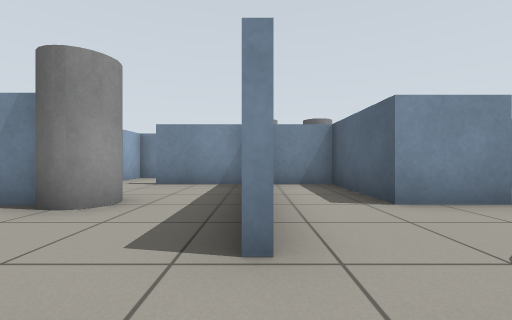
View 1 (above)

20 first-person views from a walk through a robot-simulator world made for Gazebo. The camera is 0.61 m above the floor, looks level and sees 90° across. The floor is counted in squares, 1 m on a side. Each view is taken from the middle of a square. On the plan, view 1 faces up. The plan holds only what a view shows up to about 9 squares ahead; the rest is blank.

View 2
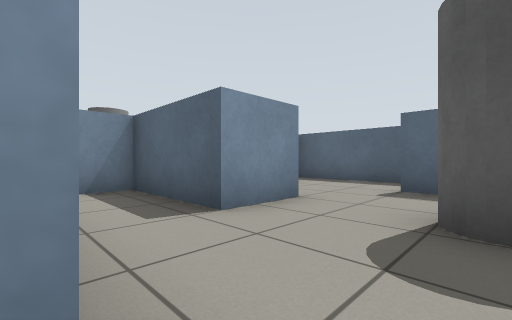

View 3
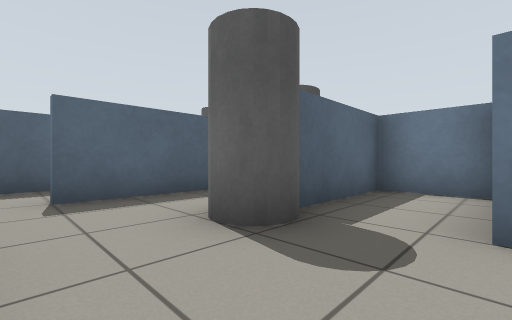

View 4
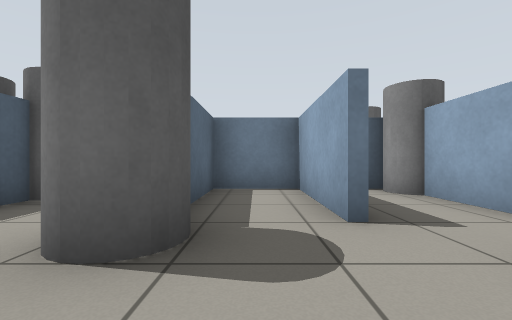

View 5
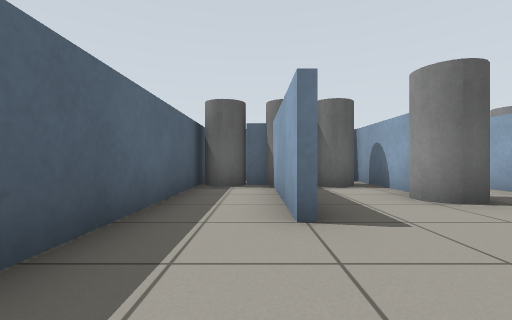

View 6
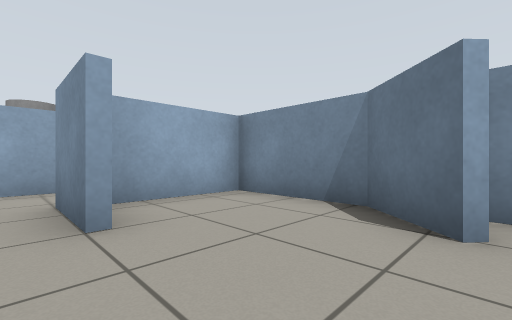

View 7
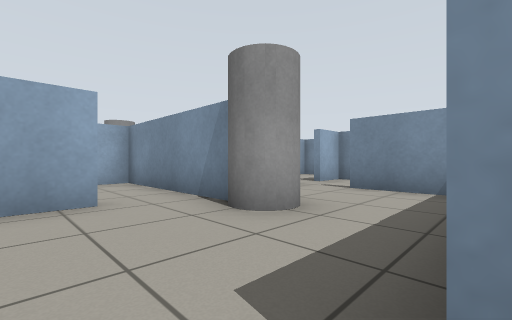

View 8
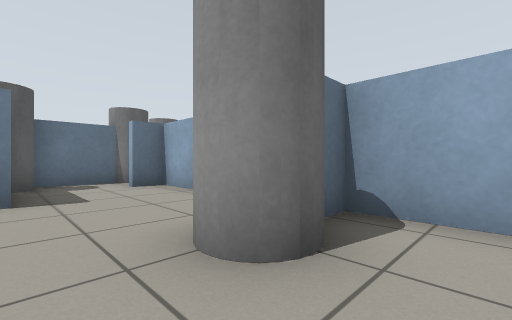

View 9
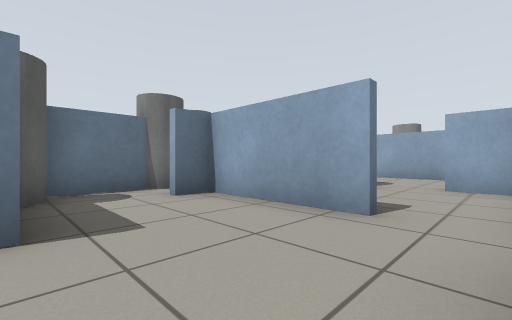

View 10
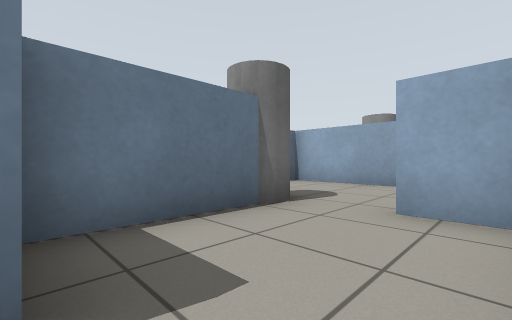

View 11
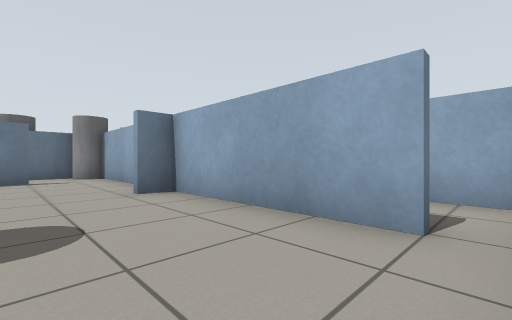

View 12
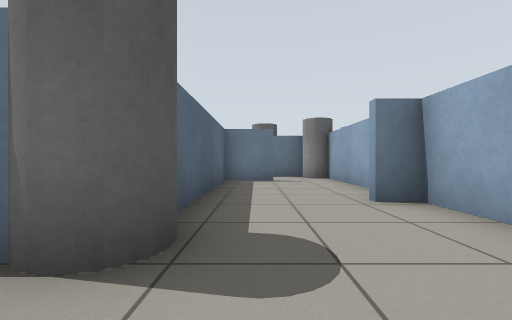

View 13
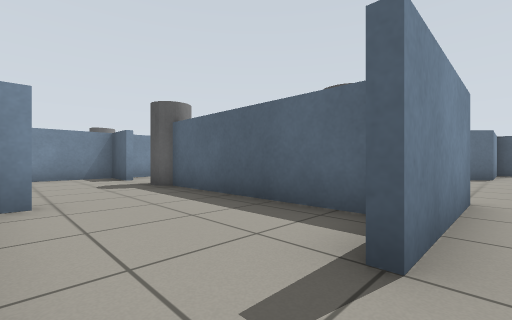

View 14
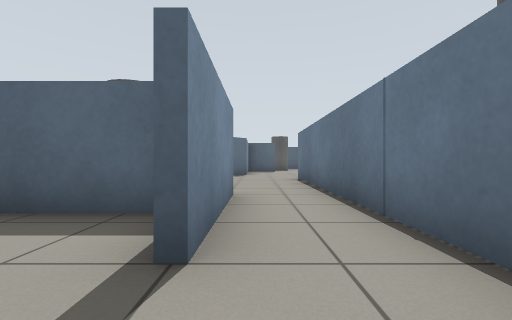

View 15
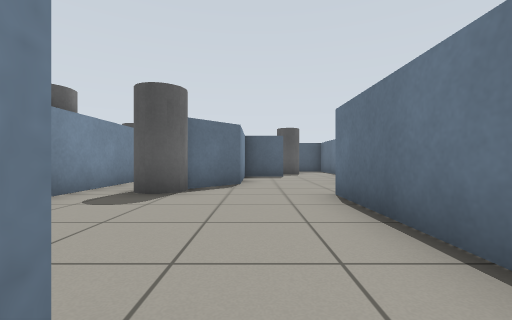

View 16
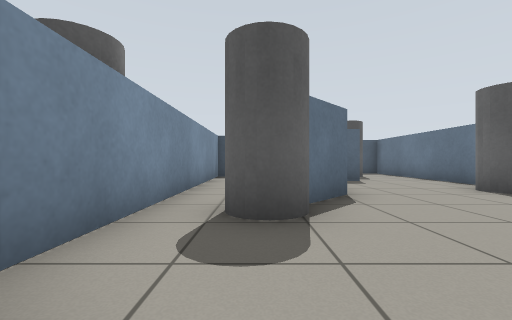

View 17
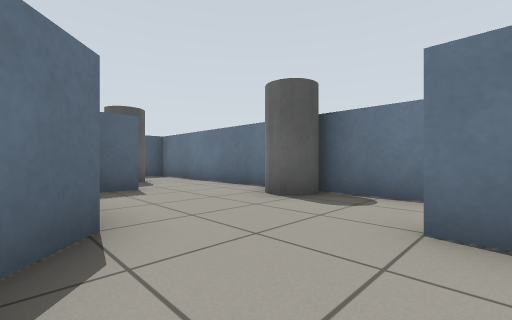

View 18
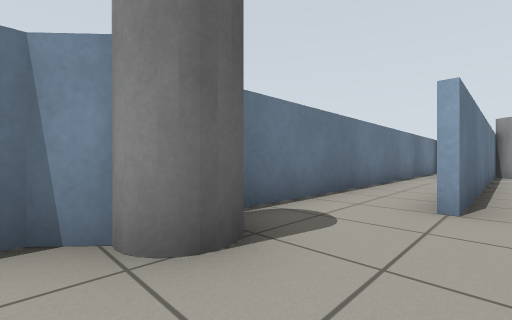

View 19
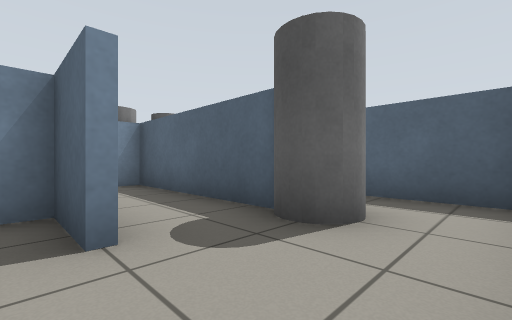

View 20
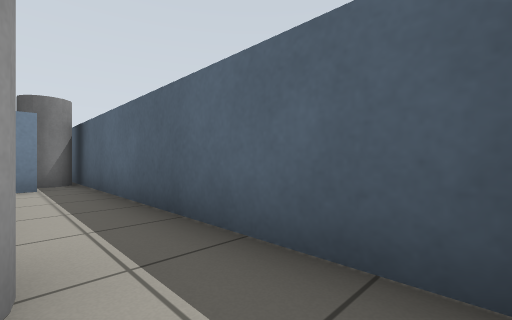

### Floor plan
Points are (right, up) in squares from view 1. A wall is a line through its corners. A room is listed if a view was taken in it or the views show most of it. See-through windows are left out.
Room 1 (views 1, 2, 3, 4, 5, 6, 7)
walls: (3.5, 3.5) (1.9, 3.5) (1.9, 6.4) (0.4, 6.4); (5.6, 2.5) (5.6, -1.1) (6.2, -1.1); (5.4, -0.5) (5.4, 2.5); (1.1, 0.5) (1.1, -2.4) (3.2, -2.4); (5.8, 5.4) (4.7, 6.4) (2.1, 6.4) (2.1, 4); (7.4, -0.6) (7.4, 6.4); (0.1, 3.8) (0.1, 3); (2.9, -2.5) (2.9, 0.4); (-0.9, 0.1) (-0.9, -1.5)
ways out: opening at (0, 1) to room 2; opening at (4, 0) to room 7
objects: grey cylinder (3, 1); grey cylinder (7, -2) to (7, -1)
Room 2 (views 8, 9, 10)
walls: (-3.4, 3.5) (-7.2, 3.5) (-7.2, 2); (-3.8, 2) (-3.8, -1.1) (-3.1, -1.1); (-3.8, 5) (-3.8, 3.6) (-3.4, 3.6); (-6.6, 0.5) (-4, 0.5); (-0.2, 6.4) (-2.5, 6.4); (-2.2, -2.4) (-1.5, -2.4)
ways out: opening at (0, 1) to room 1; opening at (-6, 1.5) to room 3; opening at (-3, 7)
objects: grey cylinder (-3, 3) to (-2, 4)
Room 3 (views 11, 12, 13, 14, 15)
walls: (-10.4, -3.4) (-10.4, -6.4); (-7.4, 2) (-7.4, 3.5) (-9.4, 3.5); (-10.4, 2.5) (-10.4, -1.7) (-9.6, -1.7); (-8.6, -5.4) (-7.1, -5.4) (-7.1, -0.5); (-5.5, -5.6) (-8.5, -5.6); (-9.8, -7.4) (-5.4, -7.4)
ways out: opening at (-6, 1.5) to room 2; opening at (-6, -6) to room 4; opening at (-11, 3)
objects: grey cylinder (-10, -7); grey cylinder (-7, 0)
Room 4 (views 16, 17)
walls: (0.6, -5.7) (-0.7, -4.5); (-5.4, -7.4) (-1.5, -7.4); (3.5, -2.6) (-2.4, -2.6)
ways out: opening at (-6, -6) to room 3; opening at (-1, -6.5) to room 5; opening at (4, -3) to room 7
objects: other object (-6, -4) to (-5, -3); grey cylinder (-4, -3) to (-3, -2); grey cylinder (-1, -4) to (0, -4); grey cylinder (-1, -2)
Room 5 (views 18, 19)
walls: (1.8, -9.4) (3.5, -9.4); (3.4, -7.1) (3.4, -5.6) (0.9, -5.6); (-8.4, -9.4) (0.8, -9.4)
ways out: opening at (-1, -6.5) to room 4; opening at (3, -8.5) to room 6
objects: grey cylinder (-8, -8); grey cylinder (1, -9)
Room 6 (view 20)
walls: (5.4, -6.6) (5.4, -4.1); (7.4, -9) (7.4, -2.6); (3.5, -9.4) (6.4, -9.4)
ways out: opening at (3, -8.5) to room 5; gap at (4, -4) to room 7
objects: grey cylinder (5, -8) to (6, -7)
Room 7 (no view inside)
walls: (5, -2.6) (3.5, -2.6); (3.1, 0.3) (3.1, -2.4); (5.4, -4.1) (5.4, -2.6)
ways out: opening at (4, 0) to room 1; opening at (4, -3) to room 4; gap at (4, -4) to room 6
objects: grey cylinder (4, -2) to (4, -1); grey cylinder (5, -2) to (5, -1)

Where each view was taken, in squares from view 1:
view 1: 0 up, 0 right, facing up
view 2: 1 up, 0 right, facing up-right
view 3: 3 up, 1 right, facing down-right
view 4: 3 up, 2 right, facing down
view 5: 5 up, 6 right, facing down
view 6: 3 up, 6 right, facing up-left
view 7: 1 up, 0 right, facing up-left
view 8: 5 up, 1 left, facing down-left
view 9: 3 up, 1 left, facing down-left
view 10: 3 up, 4 left, facing down-left
view 11: 3 up, 8 left, facing down-left
view 12: 2 up, 8 left, facing down
view 13: 6 down, 10 left, facing up-right
view 14: 6 down, 10 left, facing right
view 15: 6 down, 6 left, facing right
view 16: 4 down, 4 left, facing right
view 17: 5 down, 2 left, facing down-right
view 18: 7 down, 2 right, facing down-left
view 19: 9 down, 3 right, facing up-right
view 20: 9 down, 6 right, facing up-right
